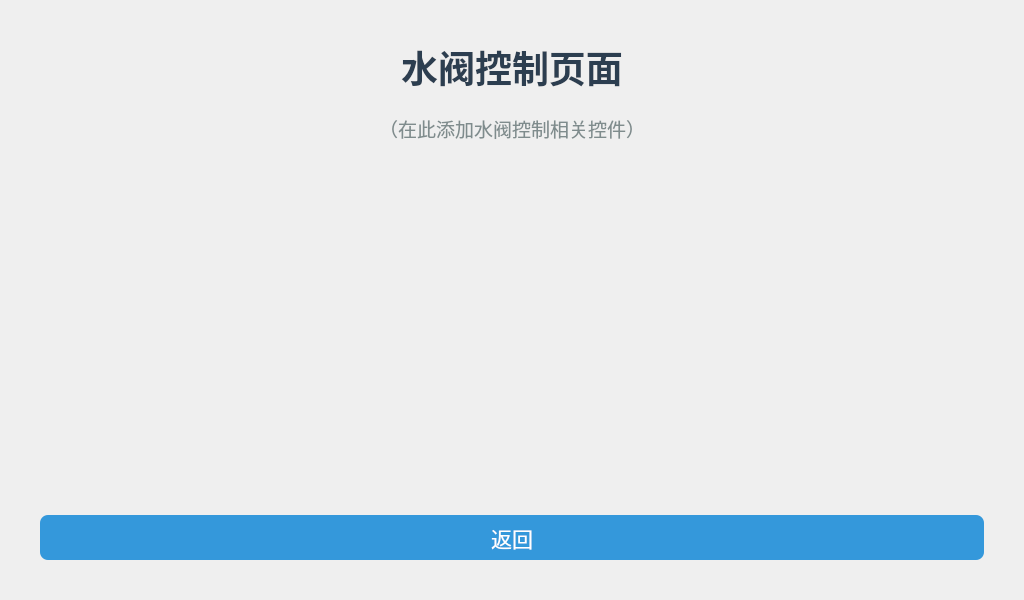
<?xml version="1.0" encoding="UTF-8"?>
<ui version="4.0">
 <class>WaterDialog</class>
 <widget class="QDialog" name="WaterDialog">
  <property name="geometry">
   <rect>
    <x>0</x>
    <y>0</y>
    <width>1024</width>
    <height>600</height>
   </rect>
  </property>
  <property name="minimumSize">
   <size>
    <width>1024</width>
    <height>600</height>
   </size>
  </property>
  <property name="maximumSize">
   <size>
    <width>1024</width>
    <height>600</height>
   </size>
  </property>
  <property name="windowTitle">
   <string>水阀控制</string>
  </property>
  <layout class="QVBoxLayout" name="verticalLayout">
   <property name="spacing">
    <number>20</number>
   </property>
   <property name="leftMargin">
    <number>40</number>
   </property>
   <property name="topMargin">
    <number>40</number>
   </property>
   <property name="rightMargin">
    <number>40</number>
   </property>
   <property name="bottomMargin">
    <number>40</number>
   </property>
   <item>
    <widget class="QLabel" name="labelTitle">
     <property name="styleSheet">
      <string notr="true">font-size:28pt; font-weight:bold; color:#2c3e50;</string>
     </property>
     <property name="text">
      <string>水阀控制页面</string>
     </property>
     <property name="alignment">
      <set>Qt::AlignCenter</set>
     </property>
    </widget>
   </item>
   <item>
    <widget class="QLabel" name="labelHint">
     <property name="styleSheet">
      <string notr="true">font-size:14pt; color:#7f8c8d;</string>
     </property>
     <property name="text">
      <string>（在此添加水阀控制相关控件）</string>
     </property>
     <property name="alignment">
      <set>Qt::AlignCenter</set>
     </property>
    </widget>
   </item>
   <item>
    <spacer name="verticalSpacer">
     <property name="orientation">
      <enum>Qt::Vertical</enum>
     </property>
     <property name="sizeHint" stdset="0">
      <size>
       <width>20</width>
       <height>40</height>
      </size>
     </property>
    </spacer>
   </item>
   <item>
    <widget class="QPushButton" name="btnBack">
     <property name="minimumSize">
      <size>
       <width>120</width>
       <height>45</height>
      </size>
     </property>
     <property name="styleSheet">
      <string notr="true">QPushButton{background-color:#3498db;color:white;border-radius:8px;font-size:16pt;}QPushButton:pressed{background-color:#2980b9;}</string>
     </property>
     <property name="text">
      <string>返回</string>
     </property>
    </widget>
   </item>
  </layout>
 </widget>
 <resources/>
 <connections/>
</ui>
